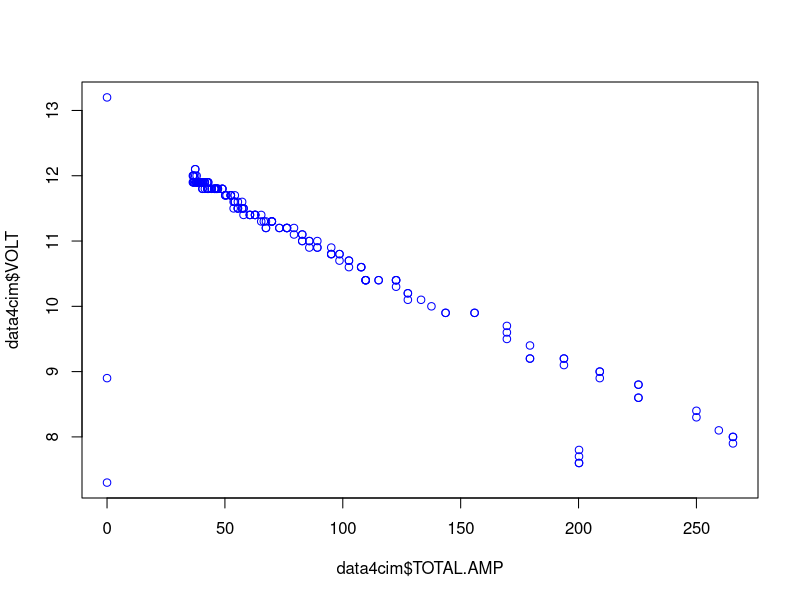

Write R code to recreate this figure. (Note: a time limit stopped this script after it produced the figure.)
#!/usr/bin/env Rscript

data4cim = read.csv("data/4cim.csv", header = TRUE)

print(data4cim$VOLT)
print(data4cim$TOTAL.AMP)
correl = cor(data4cim$TOTAL.AMP, data4cim$VOLT)
lsrl = lm(data4cim$TOTAL.AMP ~ data4cim$VOLT)
print(correl)
print(lsrl)

x11()
plot(data4cim$TOTAL.AMP, data4cim$VOLT, col = "blue")

Sys.sleep(1000)
#readline(prompt="Press [enter] to quit")
